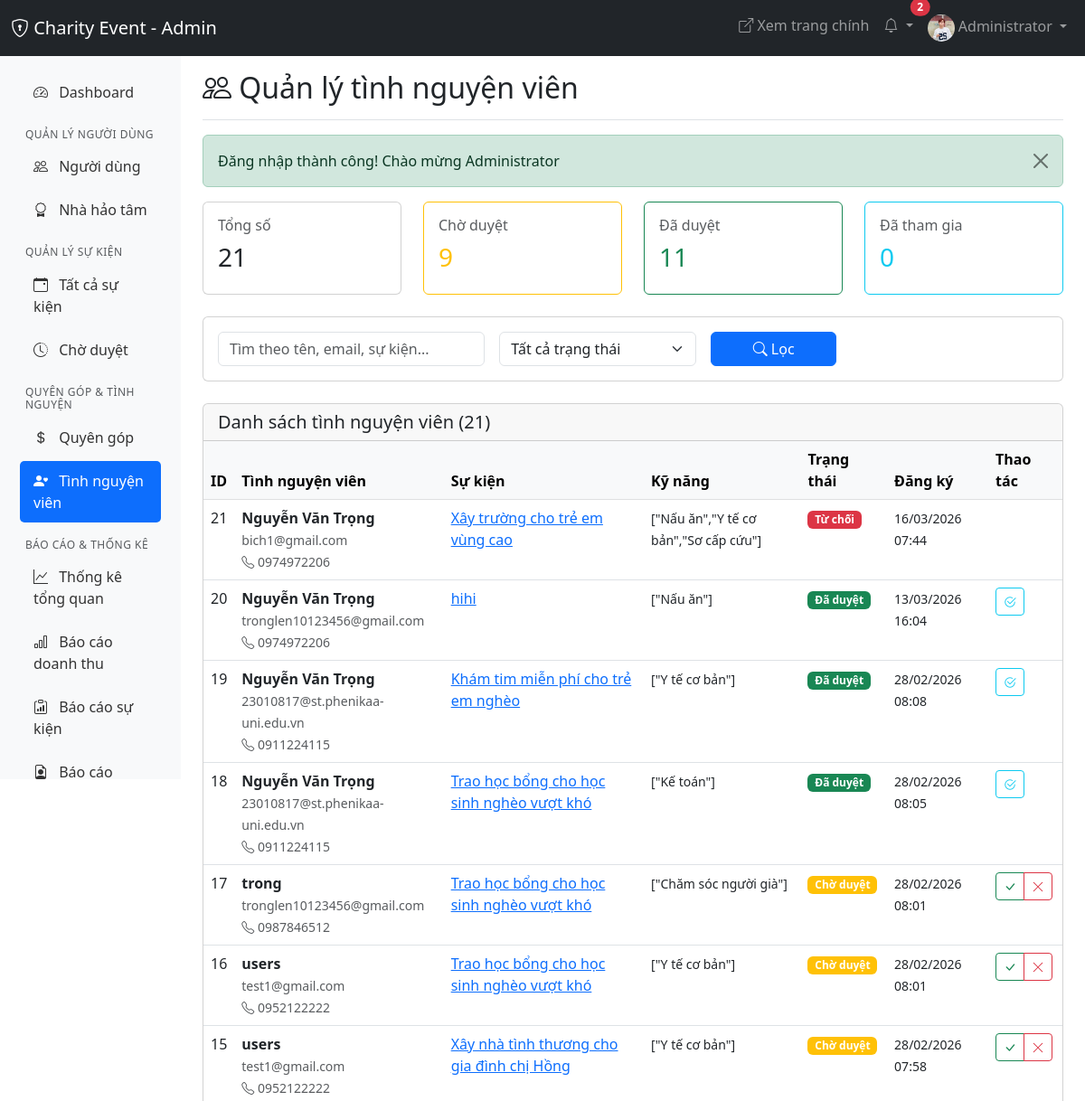
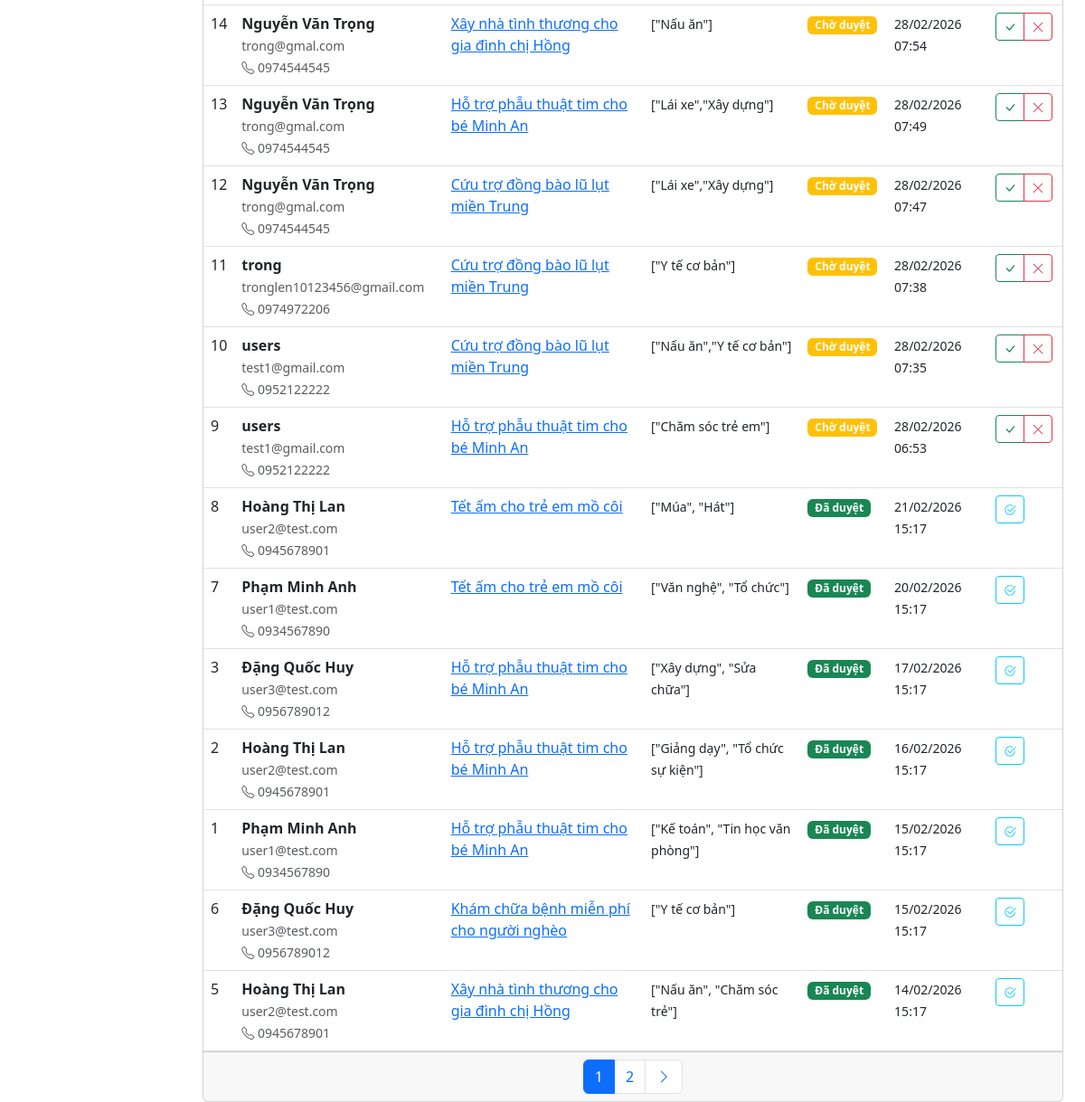
Page /admin/volunteers/volunteers.php (signed in) on the committed database (2 pictures, top to bottom).
### tables this page shows
CREATE TABLE `event_volunteers` (
  `id` int(11) NOT NULL,
  `user_id` int(11) DEFAULT NULL,
  `event_id` int(11) NOT NULL,
  `fullname` varchar(100) NOT NULL,
  `email` varchar(100) NOT NULL,
  `phone` varchar(20) NOT NULL,
  `date_of_birth` date DEFAULT NULL,
  `gender` enum('male','female','other') DEFAULT NULL,
  `birth_date` date DEFAULT NULL,
  `occupation` varchar(100) DEFAULT NULL,
  `skills` text DEFAULT NULL,
  `availability` text DEFAULT NULL,
  `experience` text DEFAULT NULL,
  `motivation` text NOT NULL,
  `available_weekday` tinyint(1) DEFAULT 0,
  `available_weekend` tinyint(1) DEFAULT 0,
  `available_evening` tinyint(1) DEFAULT 0,
  `emergency_contact_name` varchar(100) DEFAULT NULL,
  `emergency_contact_phone` varchar(20) DEFAULT NULL,
  `emergency_contact_relation` varchar(50) DEFAULT NULL,
  `status` enum('pending','approved','rejected','completed','cancelled') DEFAULT 'pending',
  `rejection_reason` text DEFAULT NULL,
  `checked_in_at` timestamp NULL DEFAULT NULL,
  `checked_out_at` timestamp NULL DEFAULT NULL,
  `attendance_confirmed` tinyint(1) DEFAULT 0,
  `volunteer_feedback` text DEFAULT NULL,
  `organizer_feedback` text DEFAULT NULL,
  `rating` int(11) DEFAULT NULL,
  `created_at` timestamp NOT NULL DEFAULT current_timestamp(),
  `updated_at` timestamp NOT NULL DEFAULT current_timestamp() ON UPDATE current_timestamp()
);

CREATE TABLE `users` (
  `id` int(11) NOT NULL,
  `fullname` varchar(100) NOT NULL,
  `email` varchar(100) NOT NULL,
  `password` varchar(255) NOT NULL,
  `phone` varchar(20) DEFAULT NULL,
  `avatar` varchar(255) DEFAULT 'default-avatar.png',
  `address` text DEFAULT NULL,
  `bio` text DEFAULT NULL,
  `city` varchar(100) DEFAULT NULL,
  `district` varchar(100) DEFAULT NULL,
  `role` enum('user','benefactor','admin') DEFAULT 'user',
  `benefactor_status` enum('none','pending','approved','rejected') DEFAULT 'none',
  `benefactor_verified_at` timestamp NULL DEFAULT NULL,
  `benefactor_verified_by` int(11) DEFAULT NULL,
  `status` enum('active','inactive','banned') DEFAULT 'active',
  `last_login` timestamp NULL DEFAULT NULL,
  `created_at` timestamp NOT NULL DEFAULT current_timestamp(),
  `updated_at` timestamp NOT NULL DEFAULT current_timestamp() ON UPDATE current_timestamp(),
  `public_profile` tinyint(1) DEFAULT 1,
  `show_donations` tinyint(1) DEFAULT 1,
  `show_volunteers` tinyint(1) DEFAULT 1,
  `email_notifications` tinyint(1) DEFAULT 1,
  `donation_notifications` tinyint(1) DEFAULT 1,
  `volunteer_notifications` tinyint(1) DEFAULT 1,
  `event_notifications` tinyint(1) DEFAULT 1
);

CREATE TABLE `events` (
  `id` int(11) NOT NULL,
  `user_id` int(11) NOT NULL,
  `title` varchar(255) NOT NULL,
  `slug` varchar(255) NOT NULL,
  `description` text NOT NULL,
  `content` longtext NOT NULL,
  `thumbnail` varchar(255) DEFAULT NULL,
  `bank_name` varchar(50) DEFAULT NULL,
  `bank_account` varchar(50) DEFAULT NULL,
  `bank_owner` varchar(100) DEFAULT NULL,
  `gallery` text DEFAULT NULL,
  `video_url` varchar(255) DEFAULT NULL,
  `category` enum('medical','education','disaster','children','elderly','community','environment','other') DEFAULT 'other',
  `location` varchar(255) NOT NULL,
  `province` varchar(100) NOT NULL,
  `district` varchar(100) DEFAULT NULL,
  `ward` varchar(100) DEFAULT NULL,
  `specific_address` text DEFAULT NULL,
  `target_amount` decimal(15,2) NOT NULL DEFAULT 0.00,
  `current_amount` decimal(15,2) NOT NULL DEFAULT 0.00,
  `volunteer_needed` int(11) DEFAULT 0,
  `volunteer_registered` int(11) DEFAULT 0,
  `volunteer_skills` text DEFAULT NULL,
  `start_date` date NOT NULL,
  `end_date` date NOT NULL,
  `registration_deadline` date DEFAULT NULL,
  `status` enum('pending','approved','rejected','ongoing','completed','closed') DEFAULT 'pending',
  `rejection_reason` text DEFAULT NULL,
  `priority` int(11) DEFAULT 0,
  `is_featured` tinyint(1) DEFAULT 0,
  `is_urgent` tinyint(1) DEFAULT 0,
  `views` int(11) DEFAULT 0,
  `has_report` tinyint(1) DEFAULT 0,
  `report_uploaded_at` timestamp NULL DEFAULT NULL,
  `approved_by` int(11) DEFAULT NULL,
  `approved_at` timestamp NULL DEFAULT NULL,
  `created_at` timestamp NOT NULL DEFAULT current_timestamp(),
  `updated_at` timestamp NOT NULL DEFAULT current_timestamp() ON UPDATE current_timestamp(),
  `admin_notes` text DEFAULT NULL
);

### admin/volunteers/volunteers.php (the view, shortened to what the rows shown need)
<?php
require_once '../../config/db.php';
$pageTitle = 'Quản lý tình nguyện viên';
$page = isset($_GET['page']) ? (int)$_GET['page'] : 1;
$perPage = 20;
$offset = ($page - 1) * $perPage;
$where = ['1=1'];
$params = [];
$whereClause = implode(' AND ', $where);
$query = "SELECT ev.*, e.title as event_title, e.slug as event_slug, u.fullname as user_fullname
          FROM event_volunteers ev
          JOIN events e ON ev.event_id = e.id
          LEFT JOIN users u ON ev.user_id = u.id
          WHERE $whereClause
          ORDER BY ev.created_at DESC
          LIMIT $perPage OFFSET $offset";
$stmt = $pdo->prepare($query);
$stmt->execute($params);
$volunteers = $stmt->fetchAll();
?>
<!DOCTYPE html>
<html lang="vi">
<head>
    <link href="https://cdn.jsdelivr.net/npm/bootstrap@5.3.0/dist/css/bootstrap.min.css" rel="stylesheet">
    <link rel="stylesheet" href="https://cdn.jsdelivr.net/npm/bootstrap-icons@1.11.0/font/bootstrap-icons.css">
</head>
<body>
    <div class="container-fluid">
        <div class="row">
            <main class="col-md-9 ms-sm-auto col-lg-10 px-md-4">
                <div class="d-flex justify-content-between flex-wrap flex-md-nowrap align-items-center pt-3 pb-2 mb-3 border-bottom">
                    <h1 class="h2"><i class="bi bi-people"></i> <?= $pageTitle ?></h1>
                </div>
                <div class="card">
                    <div class="card-body p-0">
                        <div class="table-responsive">
                            <table class="table table-hover mb-0">
                                <thead class="table-light">
                                    <tr>
                                        <th>ID</th>
                                        <th>Tình nguyện viên</th>
                                        <th>Sự kiện</th>
                                        <th>Kỹ năng</th>
                                        <th>Trạng thái</th>
                                        <th>Đăng ký</th>
                                        <th>Thao tác</th>
                                    </tr>
                                </thead>
                                <tbody>
                                    <?php if (count($volunteers) > 0): ?>
                                        <?php foreach ($volunteers as $v): ?>
                                        <tr>
                                            <td><?= $v['id'] ?></td>
                                            <td>
                                                <div>
                                                    <strong><?= htmlspecialchars($v['user_fullname'] ?? $v['fullname']) ?></strong>
                                                    <br><small class="text-muted"><?= htmlspecialchars($v['email']) ?></small>
                                                    <?php if ($v['phone']): ?>
                                                    <br><small class="text-muted"><i class="bi bi-telephone"></i> <?= htmlspecialchars($v['phone']) ?></small>
                                                    <?php endif; ?>
                                                </div>
                                            </td>
                                            <td>
                                                <a href="../events/event_detail.php?id=<?= $v['event_id'] ?>">
                                                    <?= htmlspecialchars(truncate($v['event_title'], 50)) ?>
                                                </a>
                                            </td>
                                            <td>
                                                <?php if ($v['skills']): ?>
                                                <small><?= htmlspecialchars(truncate($v['skills'], 50)) ?></small>
                                                <?php else: ?>
                                                <span class="text-muted">-</span>
                                                <?php endif; ?>
                                            </td>
                                            <td>
                                                <?php
                                                $statusColors = [
                                                    'pending' => 'warning',
                                                    'approved' => 'success',
                                                    'rejected' => 'danger',
                                                    'attended' => 'info',
                                                    'cancelled' => 'secondary'
                                                ];
                                                $statusLabels = [
                                                    'pending' => 'Chờ duyệt',
                                                    'approved' => 'Đã duyệt',
                                                    'rejected' => 'Từ chối',
                                                    'attended' => 'Đã tham gia',
                                                    'cancelled' => 'Đã hủy'
                                                ];
                                                ?>
                                                <span class="badge bg-<?= $statusColors[$v['status']] ?>">
                                                    <?= $statusLabels[$v['status']] ?>
                                                </span>
                                            </td>
                                            <td>
                                                <small><?= formatDate($v['created_at'], 'd/m/Y H:i') ?></small>
                                            </td>
                                            <td>
                                                <div class="btn-group btn-group-sm">
                                                    <?php if ($v['status'] === 'pending'): ?>
                                                    <a href="approve_volunteer.php?id=<?= $v['id'] ?>"
                                                       class="btn btn-outline-success"
                                                       title="Duyệt"
                                                       onclick="return confirm('Duyệt tình nguyện viên này?')">
                                                        <i class="bi bi-check-lg"></i>
                                                    </a>
                                                    <a href="reject_volunteer.php?id=<?= $v['id'] ?>"
                                                       class="btn btn-outline-danger"
                                                       title="Từ chối"
                                                       onclick="return confirm('Từ chối tình nguyện viên này?')">
                                                        <i class="bi bi-x-lg"></i>
                                                    </a>
                                                    <?php elseif ($v['status'] === 'approved'): ?>
                                                    <a href="mark_attended.php?id=<?= $v['id'] ?>"
                                                       class="btn btn-outline-info"
                                                       title="Đánh dấu đã tham gia"
                                                       onclick="return confirm('Xác nhận đã tham gia?')">
                                                        <i class="bi bi-check2-circle"></i>
                                                    </a>
                                                    <?php endif; ?>
                                                </div>
                                            </td>
                                        </tr>
                                        <?php endforeach; ?>
                                    <?php endif; ?>
                                </tbody>
                            </table>
                        </div>
                    </div>
                </div>
            </main>
        </div>
    </div>
</body>
</html>

### rows in the picture
event_volunteers: id "21", user.fullname "Nguyễn Văn Trọng", email "bich1@gmail.com", phone "0974972206", event.title "Xây trường cho trẻ em vùng cao", skills "[\"Nấu ăn\",\"Y tế cơ bản\",\"Sơ cấp cứu\"]", status "Từ chối", created_at "16/03/2026 07:44"
event_volunteers: id "20", user.fullname "Nguyễn Văn Trọng", email "tronglen10123456@gmail.com", phone "0974972206", event.title "hihi", skills "[\"Nấu ăn\"]", status "Đã duyệt", created_at "13/03/2026 16:04"
event_volunteers: id "19", fullname "Nguyễn Văn Trọng", email "23010817@st.phenikaa-uni.edu.vn", phone "0911224115", event.title "Khám tim miễn phí cho trẻ em nghèo", skills "[\"Y tế cơ bản\"]", status "Đã duyệt", created_at "28/02/2026 08:08"
event_volunteers: id "18", fullname "Nguyễn Văn Trọng", email "23010817@st.phenikaa-uni.edu.vn", phone "0911224115", event.title "Trao học bổng cho học sinh nghèo vượt khó", skills "[\"Kế toán\"]", status "Đã duyệt", created_at "28/02/2026 08:05"
event_volunteers: id "17", fullname "trong", email "tronglen10123456@gmail.com", phone "0987846512", event.title "Trao học bổng cho học sinh nghèo vượt khó", skills "[\"Chăm sóc người già\"]", status "Chờ duyệt", created_at "28/02/2026 08:01"
event_volunteers: id "16", fullname "users", email "test1@gmail.com", phone "0952122222", event.title "Trao học bổng cho học sinh nghèo vượt khó", skills "[\"Y tế cơ bản\"]", status "Chờ duyệt", created_at "28/02/2026 08:01"
event_volunteers: id "15", fullname "users", email "test1@gmail.com", phone "0952122222", event.title "Xây nhà tình thương cho gia đình chị Hồng", skills "[\"Y tế cơ bản\"]", status "Chờ duyệt", created_at "28/02/2026 07:58"
event_volunteers: id "14", fullname "Nguyễn Văn Trọng", email "trong@gmal.com", phone "0974544545", event.title "Xây nhà tình thương cho gia đình chị Hồng", skills "[\"Nấu ăn\"]", status "Chờ duyệt", created_at "28/02/2026 07:54"
event_volunteers: id "13", fullname "Nguyễn Văn Trọng", email "trong@gmal.com", phone "0974544545", event.title "Hỗ trợ phẫu thuật tim cho bé Minh An", skills "[\"Lái xe\",\"Xây dựng\"]", status "Chờ duyệt", created_at "28/02/2026 07:49"
event_volunteers: id "12", fullname "Nguyễn Văn Trọng", email "trong@gmal.com", phone "0974544545", event.title "Cứu trợ đồng bào lũ lụt miền Trung", skills "[\"Lái xe\",\"Xây dựng\"]", status "Chờ duyệt", created_at "28/02/2026 07:47"
event_volunteers: id "11", fullname "trong", email "tronglen10123456@gmail.com", phone "0974972206", event.title "Cứu trợ đồng bào lũ lụt miền Trung", skills "[\"Y tế cơ bản\"]", status "Chờ duyệt", created_at "28/02/2026 07:38"
event_volunteers: id "10", fullname "users", email "test1@gmail.com", phone "0952122222", event.title "Cứu trợ đồng bào lũ lụt miền Trung", skills "[\"Nấu ăn\",\"Y tế cơ bản\"]", status "Chờ duyệt", created_at "28/02/2026 07:35"
event_volunteers: id "9", fullname "users", email "test1@gmail.com", phone "0952122222", event.title "Hỗ trợ phẫu thuật tim cho bé Minh An", skills "[\"Chăm sóc trẻ em\"]", status "Chờ duyệt", created_at "28/02/2026 06:53"
event_volunteers: id "8", user.fullname "Hoàng Thị Lan", email "user2@test.com", phone "0945678901", event.title "Tết ấm cho trẻ em mồ côi", skills "[\"Múa\", \"Hát\"]", status "Đã duyệt", created_at "21/02/2026 15:17"
event_volunteers: id "7", user.fullname "Phạm Minh Anh", email "user1@test.com", phone "0934567890", event.title "Tết ấm cho trẻ em mồ côi", skills "[\"Văn nghệ\", \"Tổ chức\"]", status "Đã duyệt", created_at "20/02/2026 15:17"
event_volunteers: id "3", user.fullname "Đặng Quốc Huy", email "user3@test.com", phone "0956789012", event.title "Hỗ trợ phẫu thuật tim cho bé Minh An", skills "[\"Xây dựng\", \"Sửa chữa\"]", status "Đã duyệt", created_at "17/02/2026 15:17"
event_volunteers: id "2", user.fullname "Hoàng Thị Lan", email "user2@test.com", phone "0945678901", event.title "Hỗ trợ phẫu thuật tim cho bé Minh An", skills "[\"Giảng dạy\", \"Tổ chức sự kiện\"]", status "Đã duyệt", created_at "16/02/2026 15:17"
event_volunteers: id "1", user.fullname "Phạm Minh Anh", email "user1@test.com", phone "0934567890", event.title "Hỗ trợ phẫu thuật tim cho bé Minh An", skills "[\"Kế toán\", \"Tin học văn phòng\"]", status "Đã duyệt", created_at "15/02/2026 15:17"
event_volunteers: id "6", user.fullname "Đặng Quốc Huy", email "user3@test.com", phone "0956789012", event.title "Khám chữa bệnh miễn phí cho người nghèo", skills "[\"Y tế cơ bản\"]", status "Đã duyệt", created_at "15/02/2026 15:17"
event_volunteers: id "5", user.fullname "Hoàng Thị Lan", email "user2@test.com", phone "0945678901", event.title "Xây nhà tình thương cho gia đình chị Hồng", skills "[\"Nấu ăn\", \"Chăm sóc trẻ\"]", status "Đã duyệt", created_at "14/02/2026 15:17"

### other values in the picture
SITE_NAME "Charity Event"
$unreadCount "2"
$_SESSION['fullname'] "Administrator"
$pageTitle "Quản lý tình nguyện viên"
$flash['message'] "Đăng nhập thành công! Chào mừng Administrator"
$stats['total'] "21"
$stats['pending'] "9"
$stats['approved'] "11"
$stats['attended'] "0"
$totalVolunteers "21"
